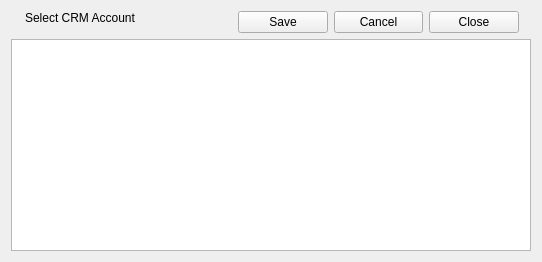
<?xml version="1.0" encoding="UTF-8"?>
<ui version="4.0">
 <comment>This file is part of the xTuple ERP: PostBooks Edition, a free and
open source Enterprise Resource Planning software suite,
Copyright (c) 1999-2014 by OpenMFG LLC, d/b/a xTuple.
It is licensed to you under the Common Public Attribution License
version 1.0, the full text of which (including xTuple-specific Exhibits)
is available at www.xtuple.com/CPAL.  By using this software, you agree
to be bound by its terms.</comment>
 <class>crmacct_message</class>
 <widget class="QWidget" name="crmacct_message">
  <property name="geometry">
   <rect>
    <x>0</x>
    <y>0</y>
    <width>542</width>
    <height>262</height>
   </rect>
  </property>
  <property name="mouseTracking">
   <bool>true</bool>
  </property>
  <property name="focusPolicy">
   <enum>Qt::StrongFocus</enum>
  </property>
  <property name="windowTitle">
   <string>CRM Message</string>
  </property>
  <layout class="QVBoxLayout" name="verticalLayout_2">
   <item>
    <layout class="QHBoxLayout" name="horizontalLayout">
     <property name="leftMargin">
      <number>14</number>
     </property>
     <property name="rightMargin">
      <number>12</number>
     </property>
     <item>
      <widget class="QLabel" name="label">
       <property name="text">
        <string>Select CRM Account</string>
       </property>
       <property name="alignment">
        <set>Qt::AlignLeading|Qt::AlignLeft|Qt::AlignTop</set>
       </property>
      </widget>
     </item>
     <item>
      <widget class="CRMAcctCluster" name="_crmacct"/>
     </item>
     <item>
      <widget class="QPushButton" name="_save">
       <property name="focusPolicy">
        <enum>Qt::StrongFocus</enum>
       </property>
       <property name="text">
        <string>Save</string>
       </property>
      </widget>
     </item>
     <item>
      <widget class="QPushButton" name="_cancel">
       <property name="text">
        <string>Cancel</string>
       </property>
      </widget>
     </item>
     <item>
      <widget class="QPushButton" name="_close">
       <property name="text">
        <string>Close</string>
       </property>
       <property name="autoDefault">
        <bool>true</bool>
       </property>
      </widget>
     </item>
    </layout>
   </item>
   <item>
    <layout class="QVBoxLayout" name="_messagebox">
     <item>
      <widget class="QTextEdit" name="_message">
       <property name="tabChangesFocus">
        <bool>true</bool>
       </property>
      </widget>
     </item>
    </layout>
   </item>
   <item>
    <spacer name="verticalSpacer">
     <property name="orientation">
      <enum>Qt::Vertical</enum>
     </property>
     <property name="sizeType">
      <enum>QSizePolicy::Preferred</enum>
     </property>
     <property name="sizeHint" stdset="0">
      <size>
       <width>20</width>
       <height>0</height>
      </size>
     </property>
    </spacer>
   </item>
  </layout>
 </widget>
 <customwidgets>
  <customwidget>
   <class>CRMAcctCluster</class>
   <extends>QWidget</extends>
   <header>crmacctcluster.h</header>
  </customwidget>
 </customwidgets>
 <tabstops>
  <tabstop>_crmacct</tabstop>
  <tabstop>_message</tabstop>
  <tabstop>_save</tabstop>
  <tabstop>_cancel</tabstop>
  <tabstop>_close</tabstop>
 </tabstops>
 <resources/>
 <connections>
  <connection>
   <sender>_close</sender>
   <signal>clicked()</signal>
   <receiver>crmacct_message</receiver>
   <slot>close()</slot>
   <hints>
    <hint type="sourcelabel">
     <x>335</x>
     <y>31</y>
    </hint>
    <hint type="destinationlabel">
     <x>246</x>
     <y>7</y>
    </hint>
   </hints>
  </connection>
 </connections>
</ui>
